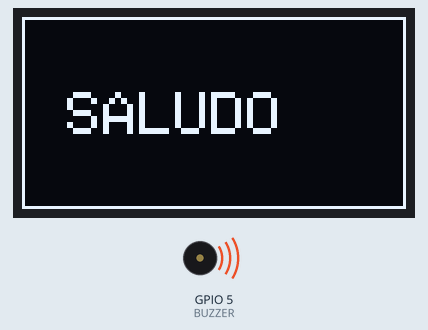
Recording of a sketch running on a simulated ESP32-C3. Parts: 128×64 one-colour display, buzzer (waves = sounding). What the sketch prints to the serial monitor is not drawn.

Above: at 0.2 s.
At 3.3 s:
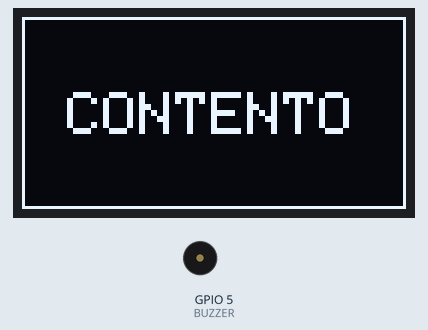
At 5.8 s:
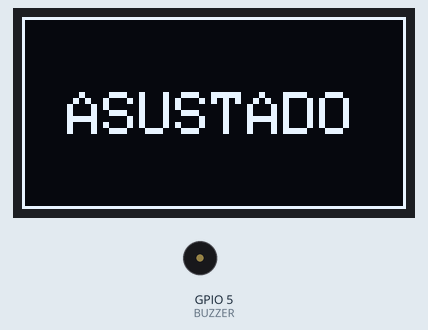
At 13.0 s:
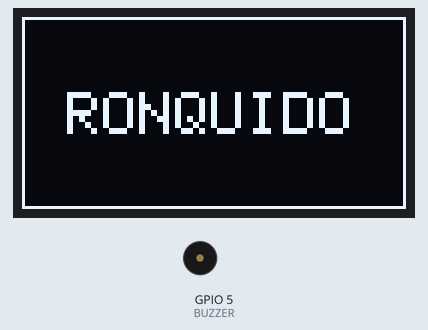
Timing chart, 0 to 40.0 s (numbered marks = the images above):
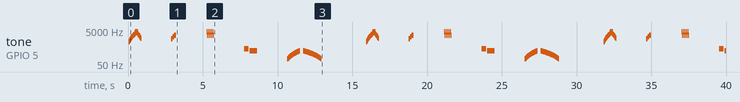

Measured:
- by itself, tone on GPIO 5 (BUZZER): plays 1000 Hz for 0.01 s, 1050 Hz for 0.01 s, 1100 Hz for 0.01 s, 1150 Hz for 0.01 s, 1200 Hz for 0.01 s, 1250 Hz for 0.01 s … (388 notes in this stretch)
- what the display in image 1 shows lasts 2.4 s, from 2.9 s to 5.3 s

The sketch:

biblioteca_sons.ino
```cpp
#include <Wire.h>
#include <Adafruit_GFX.h>
#include <Adafruit_SSD1306.h>

// --- CONFIGURACIÓN HARDWARE ---
#define SCREEN_WIDTH 128
#define SCREEN_HEIGHT 64
#define i2c_Address 0x3C

// Declaración para la pantalla SSD1306
Adafruit_SSD1306 display(SCREEN_WIDTH, SCREEN_HEIGHT, &Wire, -1);

// Pin del buzzer para ESP32-C3 SuperMini
const int BUZZER = 5;

// --- PROTOTIPOS DE FUNCIONES DE SONIDO ---
void sonidoContento();
void sonidoError();
void sonidoAsustado();
void sonidoRonquido();
void sonidoSaludoR2D2();
void mostrarEstado(const char* texto);

void setup() {
  Serial.begin(115200);

  pinMode(BUZZER, OUTPUT);

  // Inicializar I2C para la ESP32-C3 (Pines 4 y 3)
  Wire.begin(4, 3);

  // Inicialización específica para SSD1306
  if(!display.begin(SSD1306_SWITCHCAPVCC, i2c_Address)) {
    Serial.println("SSD1306 fallo");
    while(1); // Detener si no hay pantalla
  }

  display.clearDisplay();
  display.setRotation(2); // Ajuste de 180 grados
  display.setTextSize(2);
  display.setTextColor(SSD1306_WHITE);

  Serial.println("--- TEST DE AUDIO INICIADO (SSD1306) ---");
}

void loop() {
  // 1. Saludo inicial
  mostrarEstado("SALUDO");
  sonidoSaludoR2D2();
  delay(2000);

  // 2. Estado contento
  mostrarEstado("CONTENTO");
  sonidoContento();
  delay(2000);

  // 3. Estado asustado
  mostrarEstado("ASUSTADO");
  sonidoAsustado();
  delay(2000);

  // 4. Estado error/hambre
  mostrarEstado("ERROR");
  sonidoError();
  delay(2000);

  // 5. Estado durmiendo (ronquido)
  mostrarEstado("RONQUIDO");
  sonidoRonquido();
  delay(3000);
}

// --- FUNCIONES DE APOYO ---

void mostrarEstado(const char* texto) {
  display.clearDisplay();
  // Dibujar un recuadro estético
  display.drawRect(0, 0, 128, 64, SSD1306_WHITE);

  // Centrar texto (aproximado)
  display.setCursor(15, 25);
  display.print(texto);
  display.display();
  Serial.print("Reproduciendo: ");
  Serial.println(texto);
}

// --- LIBRERÍA DE SONIDOS ---

void sonidoContento() {
  tone(BUZZER, 1500, 100); delay(100);
  tone(BUZZER, 2000, 100); delay(100);
  tone(BUZZER, 2500, 150); delay(150);
  noTone(BUZZER);
}

void sonidoError() {
  tone(BUZZER, 400, 300);  delay(350);
  tone(BUZZER, 300, 500);  delay(500);
  noTone(BUZZER);
}

void sonidoAsustado() {
  for (int i = 0; i < 5; i++) {
    tone(BUZZER, 4000, 50); delay(50);
    tone(BUZZER, 2500, 50); delay(50);
  }
  noTone(BUZZER);
}

void sonidoRonquido() {
  // Inhalación
  for (int f = 100; f < 300; f += 5) {
    tone(BUZZER, f, 20); delay(20);
  }
  delay(250);
  // Exhalación
  for (int f = 300; f > 100; f -= 5) {
    tone(BUZZER, f, 30); delay(30);
  }
  noTone(BUZZER);
}

void sonidoSaludoR2D2() {
  for (int f = 1000; f < 3000; f += 50) {
    tone(BUZZER, f, 10); delay(10);
  }
  for (int i = 0; i < 3; i++) {
    tone(BUZZER, 3500, 20); delay(30);
    tone(BUZZER, 4000, 20); delay(30);
  }
  for (int f = 3000; f > 1500; f -= 100) {
    tone(BUZZER, f, 15); delay(15);
  }
  noTone(BUZZER);
}
```
